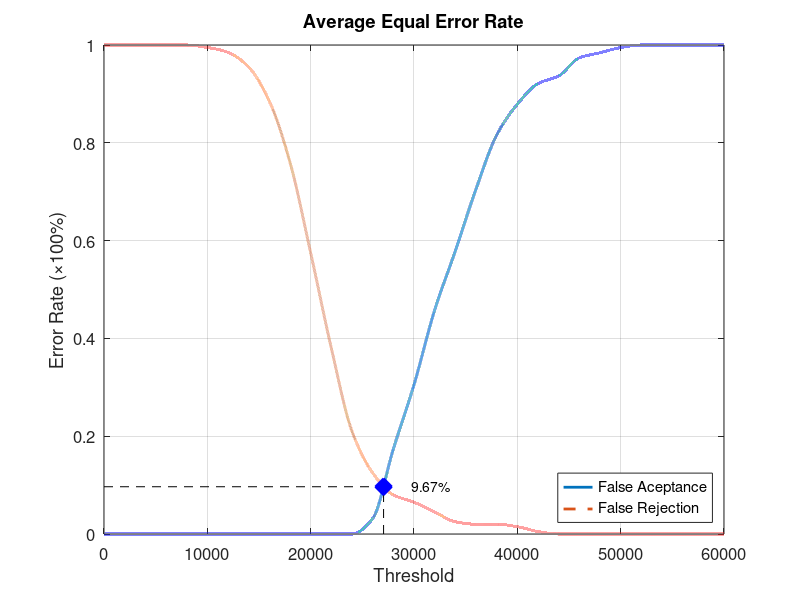
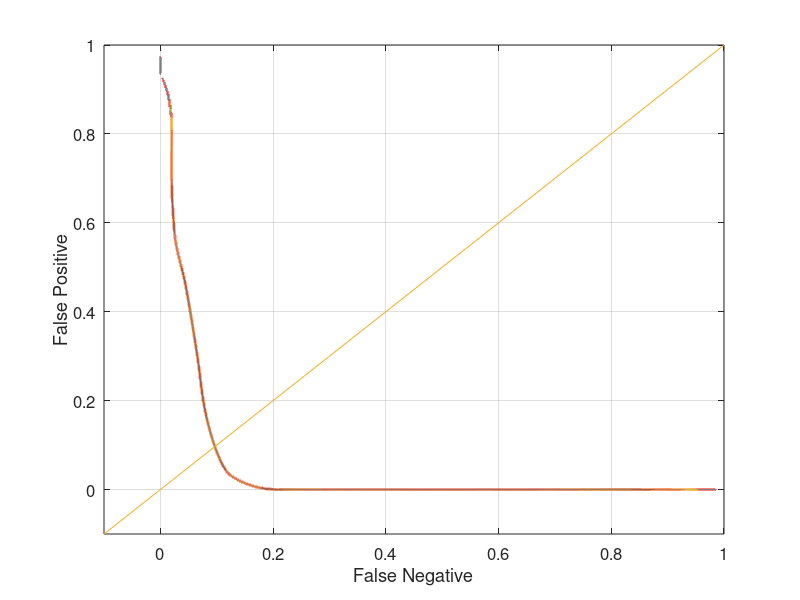

MATLAB code to generate these figures, in order:
function yEER = Database1_1
close all;
clear;
clc;
x = 0:2000:60000;
xq = 0:0.5:60000;

y0 = [0 0 0 0 0 0 0 0 0 0 0 0 0 0.0315789 0.173684 0.305263 0.457895 0.578947 0.705263 0.815789 0.878947 0.921053 0.936842 0.973684 0.984211 0.994737 1 1 1 1 1];
yy0 = interp1(x, y0, xq, 'pchip');
y1 = [1 1 1 1 1 0.995 0.985 0.955 0.885 0.76 0.575 0.38 0.21 0.125 0.08 0.065 0.045 0.025 0.02 0.02 0.015 0.005 0 0 0 0 0 0 0 0 0];
yy1 = interp1(x, y1, xq, 'pchip');

% Calculating EER: 
y2 = abs(y0 - y1);
find(y2 == min(y2))
yy2 = abs(yy0 - yy1);
xEER = find(yy2 == min(yy2));
xEERIndex = xq(xEER) % X-axis EER
yEER = yy0(xEER) % Y-axis EER

main = figure
plot(xq, yy0,'-','LineWidth', 2);	hold on
plot(xq, yy1,'--','LineWidth', 2);	hold on
plot([xEERIndex xEERIndex], [0 yEER], 'k--');	hold on
plot([0 xEERIndex], [yEER yEER], 'k--');	hold on
plot(xEERIndex, yEER, 'bx', 'LineWidth', 10);	hold on
text(xEERIndex + 10 * xEERIndex / 100, yEER, [num2str(round((10000 * yEER)) / 100) '%'])
legend('False Aceptance', 'False Rejection', 'Location', 'SouthEast')
xlabel('Threshold')
ylabel('Error Rate (\times100%)')
title('Average Equal Error Rate')
set(gca, 'FontSize', 12)
axis([0 60000 0 1])
grid on

print(main, 'Database1_1Main', '-dpng');
FNRxFPR = figure('Color', [1 1 1]);
plot(yy1, yy0, '-', yy1, yy0, 'LineWidth', 2);
hold on
y = -0.1:0.1:1
plot(y, y); 
set(gca, 'FontSize', 12)
xlabel('False Negative')
ylabel('False Positive')
axis([-0.1 1 -0.1 1])
set(gca, 'FontSize', 12)
grid on

print(FNRxFPR, 'Database1_1FNRxFPR','-dpng');
end
